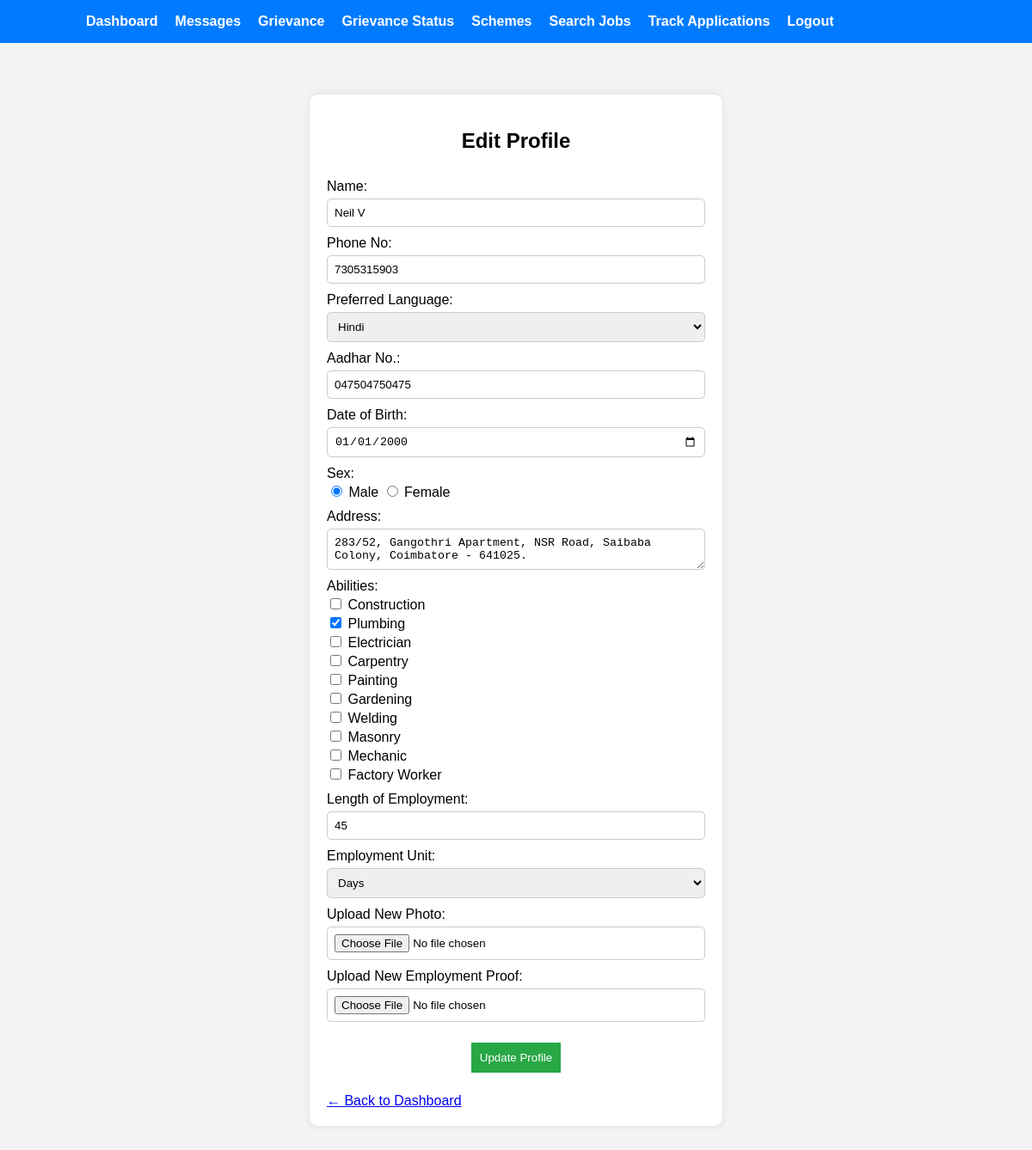
The app's page /edit_profile (signed in) with its own data.
### tables this page shows
CREATE TABLE laborers (
            id INTEGER PRIMARY KEY AUTOINCREMENT,
            name TEXT NOT NULL,
            phone TEXT UNIQUE NOT NULL,
            language TEXT NOT NULL,
            aadhar TEXT NOT NULL UNIQUE,
            dob TEXT NOT NULL,
            sex TEXT NOT NULL,
            address TEXT NOT NULL,
            abilities TEXT,
            employment_length TEXT,
            employment_unit TEXT,
            photo TEXT,
            employment_proof TEXT,
            password TEXT NOT NULL
        , uuid integer);

### app.py (the view, shortened to what this page needs)
@app.route('/edit_profile', methods=['GET', 'POST'])
def edit_profile():
    if 'user_id' not in session:
        return redirect(url_for('login'))
    db = get_db()
    cursor = db.cursor()
    user_id = session['user_id']
    role = session['user_role']
    if role == 'laborer':
        cursor.execute("SELECT * FROM laborers WHERE id = ?", (user_id,))
        user = cursor.fetchone()
        return render_template('edit_profile.html', user=user, role='laborer')
    return render_template('edit_profile.html', user=user, role='employer')

### app.py (called while the page is built)
def get_db():
    db = getattr(g, '_database', None)
    if db is None:
        db = g._database = sqlite3.connect(DATABASE)
        db.row_factory = sqlite3.Row
    return db

@app.teardown_appcontext
def close_connection(exception):
    db = getattr(g, '_database', None)
    if db is not None:
        db.close()

### templates/edit_profile.html (shortened to what this page needs)
<!DOCTYPE html>
<html>
<head>
    <link rel="stylesheet" href="{{ url_for('static', filename='lrstyles.css') }}">
</head>
<body>
    <nav class="navbar">
        <div class="navbar-container">
            <ul class="nav-links" id="nav-links">
                <li><a href="{{ url_for('dashboard') }}">Dashboard</a></li>
                <li><a href="{{ url_for('view_messages') }}">Messages</a></li>
                {% if session.user_role == 'laborer' %}
                <li><a href="{{ url_for('grievance') }}">Grievance</a></li>
                <li><a href="{{ url_for('view_grievance_status') }}">Grievance Status</a></li>
                <li><a href="{{ url_for('schemes') }}">Schemes</a></li>
                <li><a href="{{ url_for('search_jobs') }}">Search Jobs</a></li>
                <li><a href="{{ url_for('track_applications') }}">Track Applications</a></li>
                {% else %}
                <li><a href="{{ url_for('offer_job') }}">Offer Job</a></li>
                <li><a href="{{ url_for('view_applications') }}">View Applications</a></li>
                {% endif %}
                <li><a href="{{ url_for('logout') }}">Logout</a></li>
            </ul>
        </div>
    </nav>
    <div class="container">
        <h2>Edit Profile</h2>
        <form method="POST" enctype="multipart/form-data" onsubmit="return confirmUpdate() && validateForm();">
            <label for="name">Name:</label>
            <input type="text" id="name" name="name" value="{{ user['name'] }}" required>
            <label for="phone">Phone No:</label>
            <input type="tel" id="phone" name="phone" pattern="[0-9]{10}" value="{{ user['phone'] }}" required>
            <label for="language">Preferred Language:</label>
            <select id="language" name="language">
                {% for lang in ['hindi', 'bengali', 'telugu', 'marathi', 'tamil', 'urdu'] %}
                <option value="{{ lang }}" {% if user['language']==lang %}selected{% endif %}>{{ lang.title() }}
                </option>
                {% endfor %}
            </select>
            <label for="aadhar">Aadhar No.:</label>
            <input type="text" id="aadhar" name="aadhar" value="{{ user['aadhar'] }}" readonly>
            <label for="dob">Date of Birth:</label>
            <input type="date" id="dob" name="dob" value="{{ user['dob'] }}" max="" required>
            <label>Sex:</label>
            <div class="sex-options">
                <input type="radio" id="male" name="sex" value="male" {% if user['sex']=='male' %}checked{% endif %}>
                <label for="male">Male</label>
                <input type="radio" id="female" name="sex" value="female" >
                <label for="female">Female</label>
            </div>
            <label for="address">Address:</label>
            <textarea id="address" name="address" required>{{ user['address'] }}</textarea>
            {% if role == 'laborer' %}
            <label>Abilities:</label>
            <div class="checkbox-group">
                {% for skill in ['construction', 'plumbing', 'electrician', 'carpentry', 'painting', 'gardening',
                'welding', 'masonry', 'mechanic', 'factory-worker'] %}
                <div>
                    <input type="checkbox" id="{{ skill }}" name="abilities" value="{{ skill }}" {% if skill in
                        user['abilities'].split(',') %}checked{% endif %}>
                    <label for="{{ skill }}">{{ skill.replace('-', ' ').title() }}</label>
                </div>
                {% endfor %}
            </div>
            <label for="employment_length">Length of Employment:</label>
            <input type="number" id="employment_length" name="employment_length" value="{{ user['employment_length'] }}"
                min="1" required>
            <label for="employment_unit">Employment Unit:</label>
            <select id="employment_unit" name="employment_unit">
                <option value="days" {% if user['employment_unit']=='days' %}selected{% endif %}>Days</option>
            </select>
            <label for="photo">Upload New Photo:</label>
            <input type="file" id="photo" name="photo" accept="image/*">
            <label for="employment_proof">Upload New Employment Proof:</label>
            <input type="file" id="employment_proof" name="employment_proof" accept=".pdf,image/*">
            {% endif %}
            <button type="submit">Update Profile</button>
        </form>
        <a href="{{ url_for('dashboard') }}">← Back to Dashboard</a>
    </div>
</body>
</html>

### static/lrstyles.css (style rules this page uses)
body { font-family: Arial, sans-serif; background-color: #f4f4f4; text-align: center; padding: 20px; }
.container { background: white; padding: 20px; border-radius: 10px; box-shadow: 0 0 10px rgba(0, 0, 0, 0.1); display: inline-block; text-align: left; width: 50%; max-width: 440px; margin: 60px; }
h2 { text-align: center; }
form { display: flex; flex-direction: column; }
label { margin-top: 10px; }
input, select, textarea { padding: 8px; margin-top: 5px; border: 1px solid #ccc; border-radius: 5px; }
button { margin-top: 20px; padding: 10px; background-color: #28a745; color: white; border: none; cursor: pointer; max-width: fit-content; margin: 24px auto; }

### templates/edit_profile.html (style rules this page uses)
body { margin: 0; padding: 0; }
.navbar { background-color: #007bff; padding: 1rem; color: white; }
.navbar-container { display: flex; justify-content: space-between; align-items: center; flex-wrap: wrap; max-width: 1000px; margin: auto; }
.nav-links { display: flex; list-style: none; padding: 0; margin: 0; gap: 20px; }
.nav-links li a { color: white; text-decoration: none; font-weight: bold; }

### records on screen
laborers: name "Neil V", phone "7305315903", language "Hindi", aadhar "047504750475", dob "01/01/2000", sex "☑ Male", sex "☐ Female", address "283/52, Gangothri Apartment, NSR Road, Saibaba Colony, Coimbatore - 641025.", abilities "☑", employment_length "45", employment_unit "Days"

### other values on screen
{{ skill.replace('-', ' ').title() }} "Construction" "Plumbing" "Electrician" "Carpentry" "Painting" "Gardening" "Welding" "Masonry" "Mechanic" "Factory Worker"
